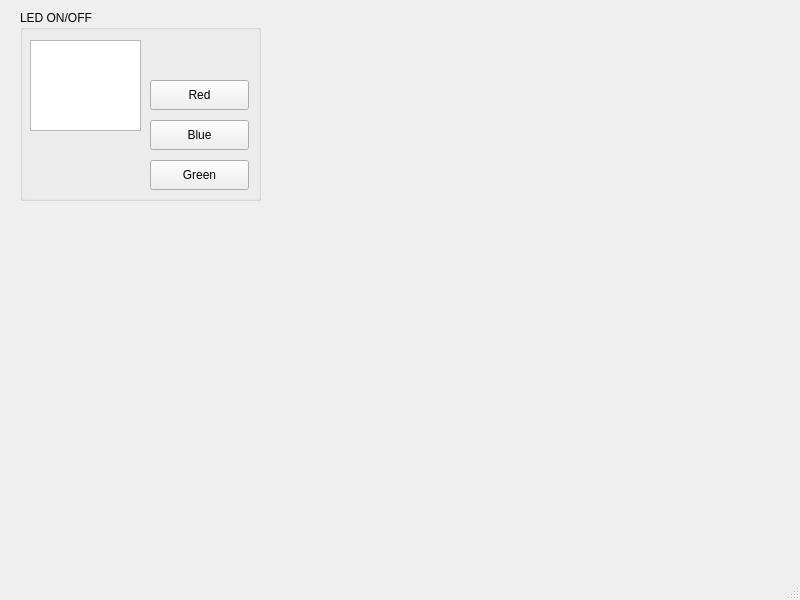
<?xml version="1.0" encoding="UTF-8"?>
<ui version="4.0">
 <class>MainWindow</class>
 <widget class="QMainWindow" name="MainWindow">
  <property name="geometry">
   <rect>
    <x>0</x>
    <y>0</y>
    <width>800</width>
    <height>600</height>
   </rect>
  </property>
  <property name="windowTitle">
   <string>MainWindow</string>
  </property>
  <widget class="QWidget" name="centralwidget">
   <widget class="QGroupBox" name="groupBox">
    <property name="geometry">
     <rect>
      <x>20</x>
      <y>10</y>
      <width>241</width>
      <height>191</height>
     </rect>
    </property>
    <property name="title">
     <string>LED ON/OFF</string>
    </property>
    <widget class="QPushButton" name="btnBlue">
     <property name="geometry">
      <rect>
       <x>130</x>
       <y>110</y>
       <width>99</width>
       <height>30</height>
      </rect>
     </property>
     <property name="text">
      <string>Blue</string>
     </property>
    </widget>
    <widget class="QPushButton" name="btnGreen">
     <property name="geometry">
      <rect>
       <x>130</x>
       <y>150</y>
       <width>99</width>
       <height>30</height>
      </rect>
     </property>
     <property name="text">
      <string>Green</string>
     </property>
    </widget>
    <widget class="QPushButton" name="btnRed">
     <property name="geometry">
      <rect>
       <x>130</x>
       <y>70</y>
       <width>99</width>
       <height>30</height>
      </rect>
     </property>
     <property name="text">
      <string>Red</string>
     </property>
    </widget>
    <widget class="QTextEdit" name="textEdit">
     <property name="geometry">
      <rect>
       <x>10</x>
       <y>30</y>
       <width>111</width>
       <height>91</height>
      </rect>
     </property>
    </widget>
   </widget>
  </widget>
  <widget class="QMenuBar" name="menubar">
   <property name="geometry">
    <rect>
     <x>0</x>
     <y>0</y>
     <width>800</width>
     <height>28</height>
    </rect>
   </property>
  </widget>
  <widget class="QStatusBar" name="statusbar"/>
 </widget>
 <resources/>
 <connections>
  <connection>
   <sender>btnRed</sender>
   <signal>clicked()</signal>
   <receiver>MainWindow</receiver>
   <slot>red_on()</slot>
   <hints>
    <hint type="sourcelabel">
     <x>210</x>
     <y>121</y>
    </hint>
    <hint type="destinationlabel">
     <x>283</x>
     <y>95</y>
    </hint>
   </hints>
  </connection>
  <connection>
   <sender>btnBlue</sender>
   <signal>clicked()</signal>
   <receiver>MainWindow</receiver>
   <slot>blue_on()</slot>
   <hints>
    <hint type="sourcelabel">
     <x>165</x>
     <y>162</y>
    </hint>
    <hint type="destinationlabel">
     <x>333</x>
     <y>159</y>
    </hint>
   </hints>
  </connection>
  <connection>
   <sender>btnGreen</sender>
   <signal>clicked()</signal>
   <receiver>MainWindow</receiver>
   <slot>green_on()</slot>
   <hints>
    <hint type="sourcelabel">
     <x>223</x>
     <y>209</y>
    </hint>
    <hint type="destinationlabel">
     <x>344</x>
     <y>207</y>
    </hint>
   </hints>
  </connection>
 </connections>
 <slots>
  <slot>red_on()</slot>
  <slot>blue_on()</slot>
  <slot>green_on()</slot>
 </slots>
</ui>
